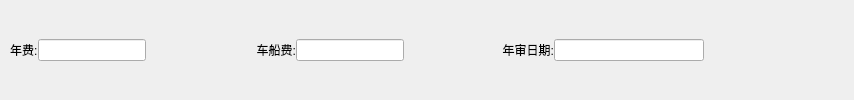
        <widget class="QWidget" name="widget_19" native="true">
         <layout class="QHBoxLayout" name="horizontalLayout_19">
          <property name="spacing">
           <number>0</number>
          </property>
          <property name="leftMargin">
           <number>10</number>
          </property>
          <property name="topMargin">
           <number>0</number>
          </property>
          <property name="rightMargin">
           <number>0</number>
          </property>
          <property name="bottomMargin">
           <number>0</number>
          </property>
          <item>
           <widget class="QLabel" name="label_43">
            <property name="maximumSize">
             <size>
              <width>50</width>
              <height>16777215</height>
             </size>
            </property>
            <property name="text">
             <string>年费:</string>
            </property>
           </widget>
          </item>
          <item>
           <widget class="QLineEdit" name="lineEdit_39">
            <property name="maximumSize">
             <size>
              <width>150</width>
              <height>16777215</height>
             </size>
            </property>
           </widget>
          </item>
          <item>
           <widget class="QLabel" name="label_44">
            <property name="minimumSize">
             <size>
              <width>150</width>
              <height>0</height>
             </size>
            </property>
            <property name="maximumSize">
             <size>
              <width>150</width>
              <height>16777215</height>
             </size>
            </property>
            <property name="text">
             <string>车船费:</string>
            </property>
            <property name="alignment">
             <set>Qt::AlignRight|Qt::AlignTrailing|Qt::AlignVCenter</set>
            </property>
           </widget>
          </item>
          <item>
           <widget class="QLineEdit" name="lineEdit_40">
            <property name="maximumSize">
             <size>
              <width>150</width>
              <height>16777215</height>
             </size>
            </property>
           </widget>
          </item>
          <item>
           <widget class="QLabel" name="label_45">
            <property name="minimumSize">
             <size>
              <width>150</width>
              <height>0</height>
             </size>
            </property>
            <property name="maximumSize">
             <size>
              <width>150</width>
              <height>16777215</height>
             </size>
            </property>
            <property name="text">
             <string>年审日期:</string>
            </property>
            <property name="alignment">
             <set>Qt::AlignRight|Qt::AlignTrailing|Qt::AlignVCenter</set>
            </property>
           </widget>
          </item>
          <item>
           <widget class="QLineEdit" name="lineEdit_41">
            <property name="minimumSize">
             <size>
              <width>150</width>
              <height>0</height>
             </size>
            </property>
            <property name="maximumSize">
             <size>
              <width>150</width>
              <height>16777215</height>
             </size>
            </property>
           </widget>
          </item>
          <item>
           <spacer name="horizontalSpacer_21">
            <property name="orientation">
             <enum>Qt::Horizontal</enum>
            </property>
            <property name="sizeType">
             <enum>QSizePolicy::Maximum</enum>
            </property>
            <property name="sizeHint" stdset="0">
             <size>
              <width>150</width>
              <height>20</height>
             </size>
            </property>
           </spacer>
          </item>
         </layout>
        </widget>
